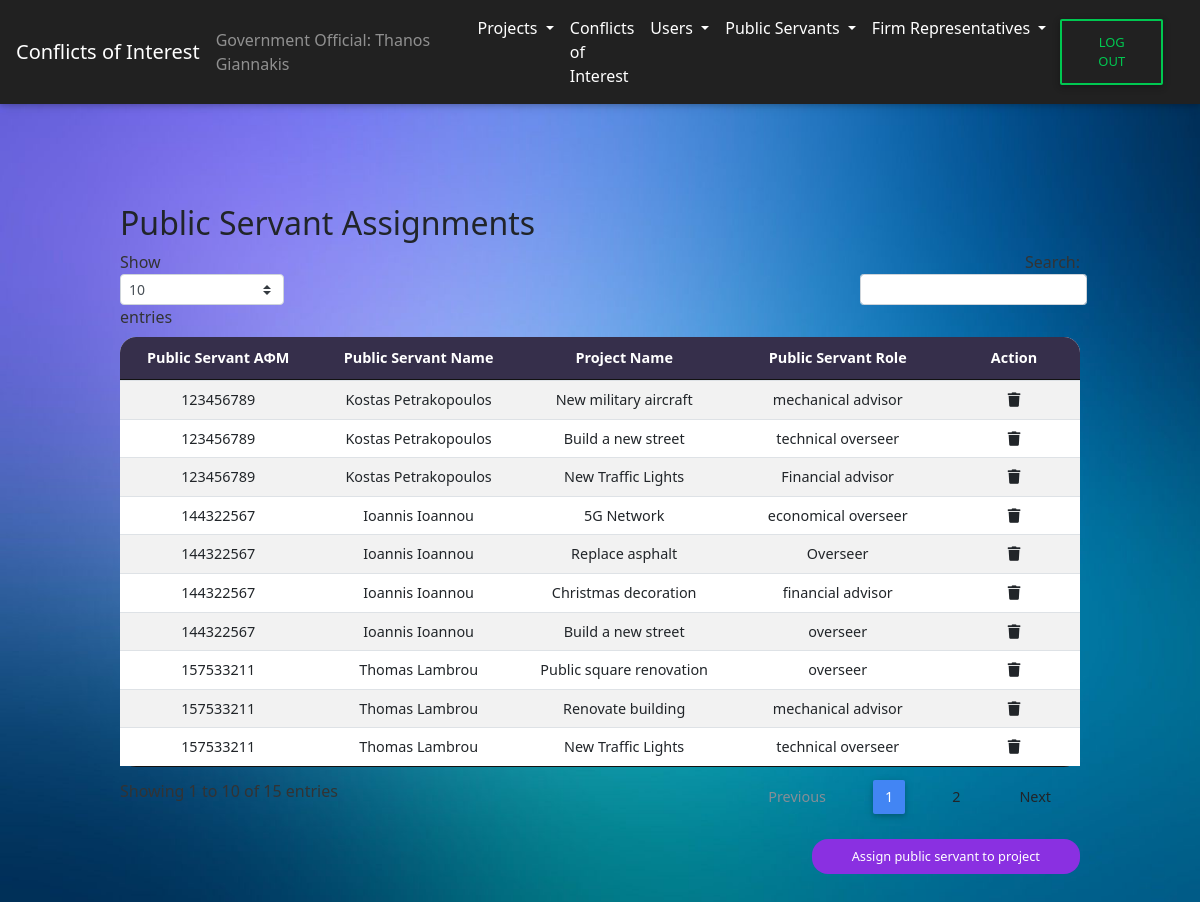
The app's page /CoI/view_public_servants_GO.php (signed in), older data.
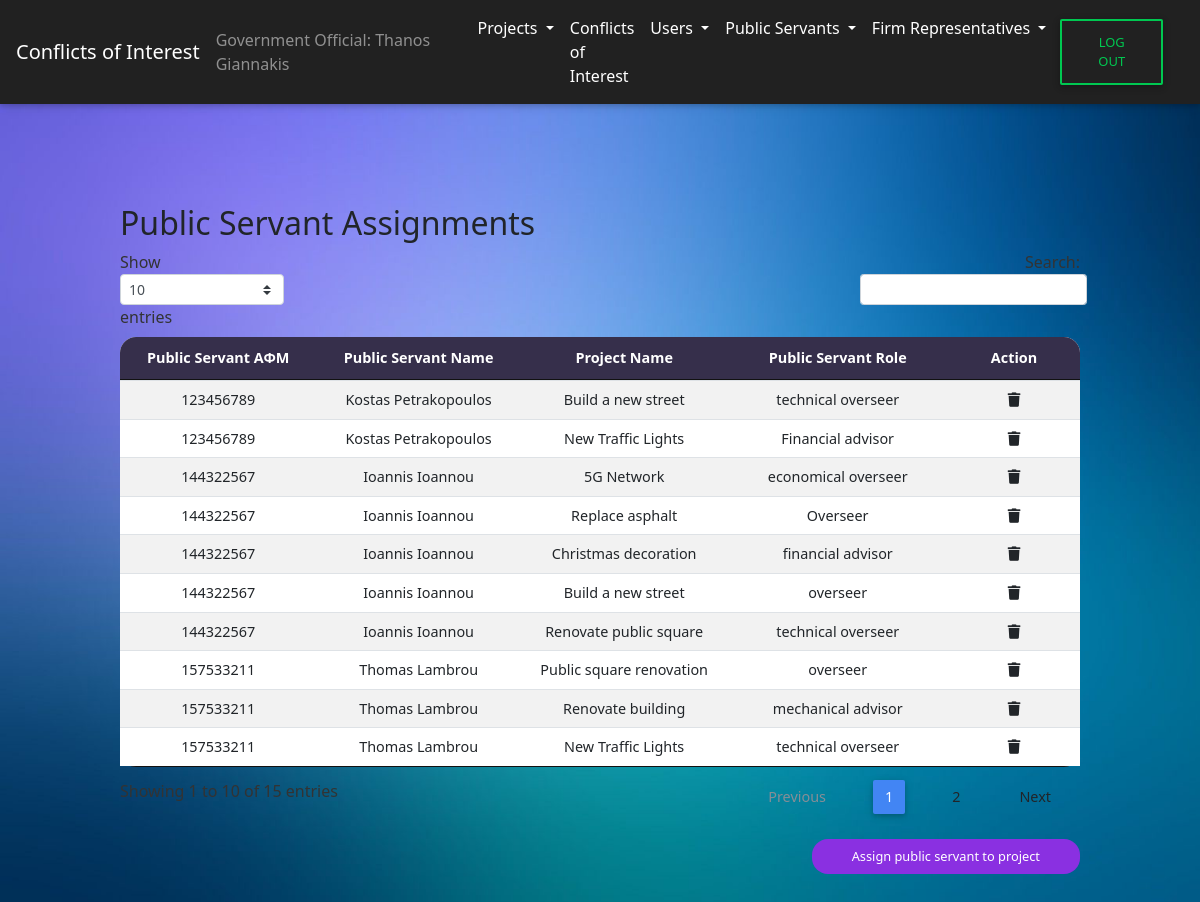
The same page, newer data.
### tables this page shows
CREATE TABLE `public_servants` (
  `ps_AFM` int(9) NOT NULL,
  `project_id` int(9) NOT NULL,
  `ps_role` varchar(50) NOT NULL
);

CREATE TABLE `users` (
  `AFM` int(11) NOT NULL,
  `name` varchar(50) NOT NULL,
  `password` varchar(255) NOT NULL,
  `user_type` varchar(2) NOT NULL,
  `created_at` datetime DEFAULT current_timestamp()
);

CREATE TABLE `projects` (
  `project_id` int(12) NOT NULL,
  `project_name` varchar(255) NOT NULL,
  `project_start_date` date NOT NULL,
  `project_end_date` date NOT NULL,
  `project_desc` varchar(1000) NOT NULL CHECK (`project_start_date` < `project_end_date` and `project_start_date` > '2019-01-01')
);

### CoI/view_public_servants_GO.php (the view, shortened to what this page needs)
<?php include('header.php');
include('navbar_GO.php');
?>
<div id="Public Servants">
    <div class="wrapper-table">
        <div class="page-header clearfix">
            <h2 class="pull-left">Public Servant Assignments</h2>
        </div>
        <?php
        $sql = "SELECT * FROM public_servants INNER JOIN users ON users.AFM = public_servants.ps_AFM INNER JOIN projects ON projects.project_id = public_servants.project_id";
        if ($result = mysqli_query($conn, $sql)) {
            if (mysqli_num_rows($result) > 0) {
                echo  "<table id='ps_projects' class='table table-striped table-sm project-table' cellspacing='0' width='100%'>";
                echo "<thead>";
                echo "<tr>";
                echo "<th class='th-sm' id ='th-first' >Public Servant ΑΦΜ</th>";
                echo "<th class='th-sm'>Public Servant Name</th>";
                echo "<th class='th-sm'>Project Name</th>";
                echo "<th class='th-sm'>Public Servant Role</th>";
                echo "<th class='th-sm'  id='th-last' style='width: 5%'>Action</th>";
                echo "</tr>";
                echo "</thead>";
                echo "<tbody>";
                while ($row = mysqli_fetch_array($result)) {
                    echo "<tr>";
                    echo "<td>" . $row['ps_AFM'] . "</td>";
                    echo "<td>" . $row['name'] . "</td>";
                    echo "<td>" . $row['project_name'] . "</td>";
                    echo "<td>" . $row['ps_role'] . "</td>";
                    echo "<td><a href='delete_public_servant.php?ps_AFM=$row[ps_AFM]&project_id=$row[project_id]"  .  "' title='Delete Record' data-toggle='tooltip'><span class='fas fa-trash'>  </span></a>";
                    echo "</td>";
                    echo "</tr>";
                }
                echo "</table>";
            } else {
                echo "<p class='lead'><em>No records were found.</em></p>";
            }
        } else {
            echo "ERROR: Could not able to execute $sql. " . mysqli_error($conn);
        }
        echo "<a href='add_public_servant_GO.php' class='submit-button'>Assign public servant to project</a>";
        ?>
    </div>
</div>
</body>
<?php include('footer.php') ?>
</html>

Row changes from the older to the newer data that the page shows:
removed public_servants: ps_AFM "123456789", users.name "Kostas Petrakopoulos", project.project_name "New military aircraft", ps_role "mechanical advisor"
added public_servants: ps_AFM "144322567", ps_AFM.name "Ioannis Ioannou", project.project_name "Renovate public square", ps_role "technical overseer"
